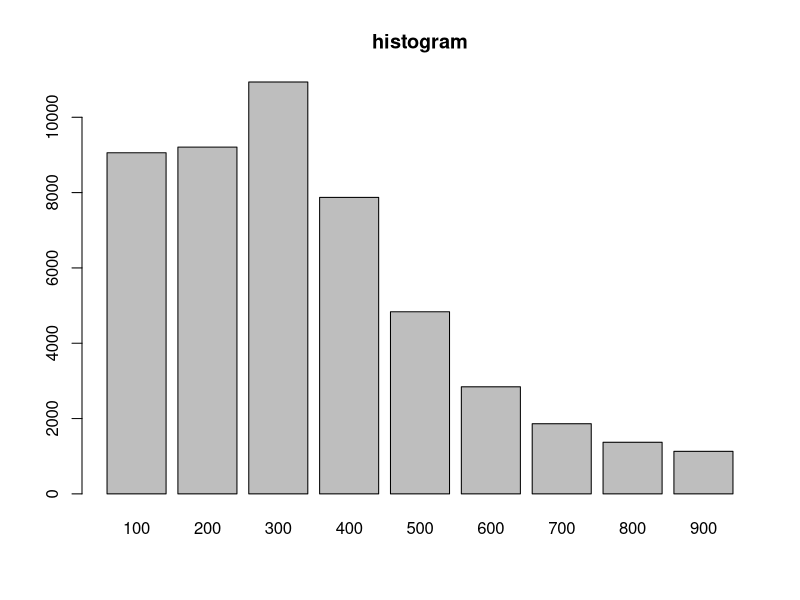

Recreate this plot in R.
data <- read.csv("histo.txt", sep = "\t")
png("histogram.png")
barplot(data[,2], names.arg = data[,1], main = "histogram")
dev.off();